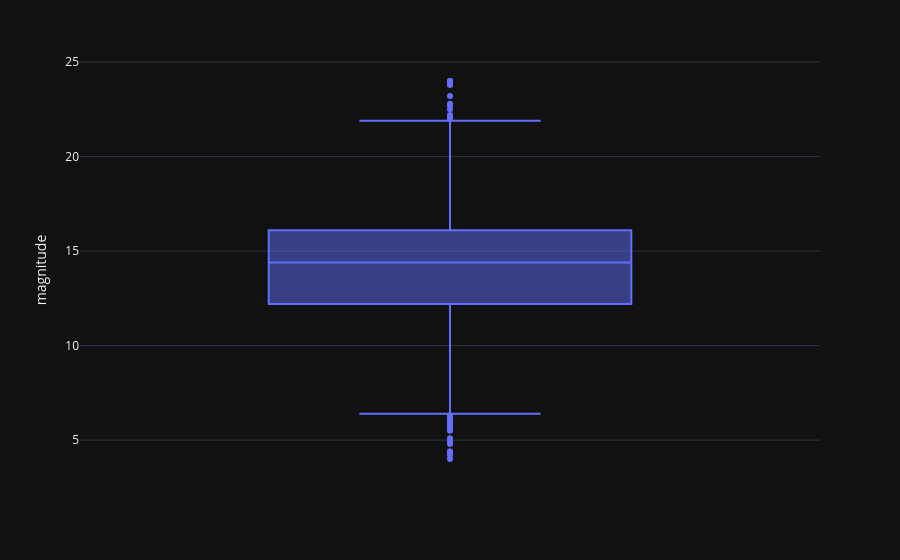

Notebook source saved alongside this figure:
### Code cell
q1 = mpc_obs_proceed_df['magnitude'].quantile(0.25)
q3 = mpc_obs_proceed_df['magnitude'].quantile(0.75)

IQR = q3 - q1 

limite_inferior = q1 - 2.5 * IQR
limite_superior = q3 + 2.5 * IQR

# Filtrar los outliers
mpc_obs_filtered_df = mpc_obs_proceed_df[(mpc_obs_proceed_df['magnitude'] >= limite_inferior) & (mpc_obs_proceed_df['magnitude'] <= limite_superior)]

# mpc_obs_filtered_df.magnitude.plot(kind='box')
px.box(mpc_obs_filtered_df, y='magnitude', template= 'plotly_dark')

### Figure 1 — Plotly figure (JSON) as saved in the notebook; plotly's stock layout.template omitted (floating-point values rounded to 4 significant figures; data arrays with more than 128 entries replaced by an {"elided": "..."} marker saying what was removed)
{"data": [{"alignmentgroup": "True", "hovertemplate": "magnitude=%{y}<extra></extra>", "legendgroup": "", "marker": {"color": "#636efa"}, "name": "", "notched": false, "offsetgroup": "", "orientation": "v", "showlegend": false, "type": "box", "x0": " ", "xaxis": "x", "y": {"elided": "7696 float values"}, "y0": " ", "yaxis": "y"}], "layout": {"boxmode": "group", "legend": {"tracegroupgap": 0}, "margin": {"t": 60}, "xaxis": {"anchor": "y", "domain": [0, 1]}, "yaxis": {"anchor": "x", "domain": [0, 1], "title": {"text": "magnitude"}}}}
